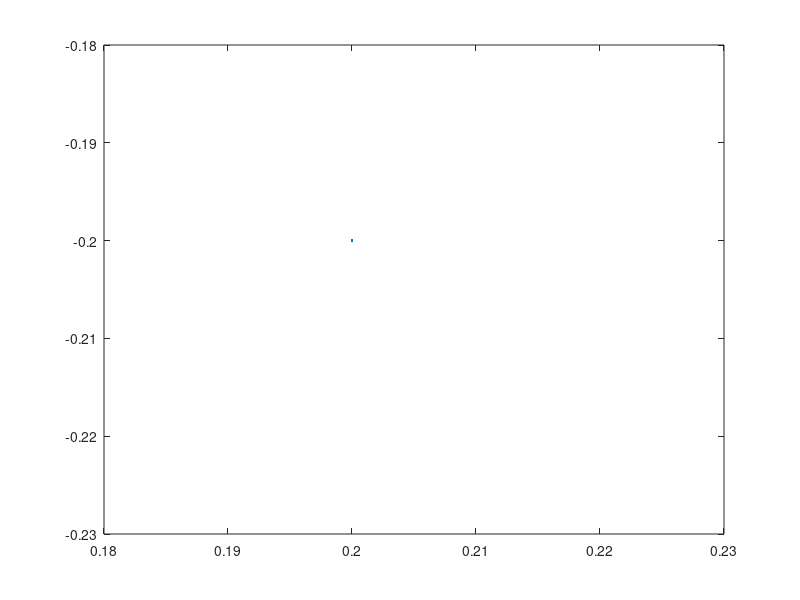

Recreate this plot in MATLAB.
clear all
close all

L = 1;                              % length of computational domain (m)
N = 1024;                            % number of Cartesian grid meshwidths at the finest level of the AMR grid
dx = L/N;                           % Cartesian mesh width (m)
ds = L/(2*N);                       % space between boundary points in straight tube
amp = 0.05;
%%%%%%%%%%%%%%%%%%%%%%%%%%%%%%%%%%%%%%%%%%%%%%%%%%%
%%%%%%%%%%%%%%%%%%%%%%%%%%%%%%%%%%%%%%%%%%%%%%%%%%%
%Parameters for the racetrack

Let = 0.4;                          % Length of elastic tube (m)
Nend = 10;                           % Number of rigid points on each end of elastic section
Lt = Let+2*Nend*ds;                 % Length of straight section with three rigid points on each end

diameter = 0.1;                     % diameter of the tube
R2 = 0.1;                           % radius of inner wall
R1 = R2+diameter;                   % radius of outer wall

Nstraight = 2*ceil(Lt/ds);          % number of points along each straight section
Ncurve = 2*ceil(pi*R1/ds);          % number of points along each curved section
Nrace = Nstraight+2*Ncurve;         % number of points making up the racetrack part
dtheta = pi/(Ncurve/2);             % angle increment for drawing curved edges

mesh_name = 'heart_';               % structure name

centery = 0;                        % y-position of center of curved sections
centerx1 = -0.5*Lt;                 % x-position of center of left curved section
centerx2 = 0.5*Lt;                  % x-position of center of right curved section

%%%%%%%%%%%%%%%%%%%%%%%%%%%%%%%%%%%%%%%%%%%%%%%%%%%%%%%%%%
%%%%%%%%%%%%%%%%%%%%%%%%%%%%%%%%%%%%%%%%%%%%%%%%%%%%%%%%%
% Parameters for the pericardium
Dp = 2*diameter;                    %diameter of the pericardium
Nperi = 2*ceil((Dp-diameter)/ds);  % number of boundary points along the sides of the pericardium
Nperitot = Nperi + Nstraight;       % total number of pericardium points

%%%%%%%%%%%%%%%%%%%%%%%%%%%%%%%%%%%%%%%%%%%%%%%%%%%%%%%%%%
%%%%%%%%%%%%%%%%%%%%%%%%%%%%%%%%%%%%%%%%%%%%%%%%%%%%%%%%%
% Parameters for the actuator
La = 0.04;                          % length of the actuator section
NLa = ceil(La/ds);                  % number of points along each actuator
Ca = 0.25*Lt;                       % center of the actuator section
NCa = ceil(ceil(Nstraight/2)*Ca/Lt); % index of the center point
Na1 = NCa - ceil(NLa/2);            % index of the starting point with respect to the elastic section
Na2 = Na1+NLa-1;                    % index of the ending point with respect to the elastic section

%%%%%%%%%%%%%%%%%%%%%%%%%%%%%%%%%%%%%%%%%%%
%%%%%%%%%%%%%%%%%%%%%%%%%%%%%%%%%%%%%%%%%%%
% parameters for markers
Nmarkersx = 11;                     %number of columns of markers
Nmarkersy = 11;                     %number of markers in each column
Nmarkers=Nmarkersx*Nmarkersy;       %total number of markers
dmx = Let/(Nmarkersx-1);            %space between markers in x-direction
dmy = diameter/(Nmarkersy-1);       %space between markers in y-direction


%%%%%%%%%%%%%%%%%%%%%%%%%%%%%%%%%%%%%%%%%%%
%%%%%%%%%%%%%%%%%%%%%%%%%%%%%%%%%%%%%%%%%%%
% material parameters
kappa_spring = 2.0e0;               % spring constant (Newton)
kappa_beam = 5.0e-1;                 % beam stiffness constant (Newton m^2)
kappa_target = kappa_spring;        % target point penalty spring constant (Newton)


%%%%%%%%%%%%%%%%%%%%%%%%%%%%%%%%%%%%%%%%%%%%%%%%%%%%%%%%%%%%%%%%%%%%%%%%%%%%%%%%
%%%%%%%%%%%%%%%%%%%%%%%%%%%%%%
% Make the elastic section of the tube
% Write out the vertex information

vertex_fid = fopen([mesh_name 'tube_' num2str(N) '.vertex'], 'w');
fprintf(vertex_fid, '%d\n', Nstraight);

%top part
for i=1:ceil(Nstraight/2),
    ytop = centery-R2+amp*sin(i*pi/(Nstraight/2)); %For Free vibration.
%    ytop = centery-R2;
    xtop = -Lt/2+(i-1)*ds;
    fprintf(vertex_fid, '%1.16e %1.16e\n', xtop, ytop);
end

%bottom part
for i=ceil(Nstraight/2)+1:Nstraight,
    ybot = centery-R1-amp*sin(i*pi/(Nstraight/2)); %For Free vibration.
%    ybot = centery-R1;
    xbot = -Lt/2+(i-ceil(Nstraight/2)-1)*ds;
    fprintf(vertex_fid, '%1.16e %1.16e\n', xbot, ybot);
end
fclose(vertex_fid);

%%%%%%%%%%%%%%%%%%%%%%%%%%%%%%%%%%%%%%%%%%%%%%%%%%%%%%%%%%%%%%%%%%%%%%%%%%%%%%%%
%%%%%%%%%%%%%%%%%%%%%%%%%%%%%%
% actuator part
% Write out the vertex information

%top part
vertex_fid = fopen(['actuator_top_' num2str(N) '.vertex'], 'w');
fprintf(vertex_fid, '%d\n', NLa);

for i=Na1:Na2,
    ytop = centery-R2;
    xtop = -Lt/2+i*ds;
    fprintf(vertex_fid, '%1.16e %1.16e\n', xtop, ytop);
end
fclose(vertex_fid);

%bottom part
vertex_fid = fopen(['actuator_bot_' num2str(N) '.vertex'], 'w');
fprintf(vertex_fid, '%d\n', NLa);

for i=Na1:Na2,
    ybot = centery-R1;
    xbot = -Lt/2+i*ds;
    fprintf(vertex_fid, '%1.16e %1.16e\n', xbot, ybot);
end
fclose(vertex_fid);

%%%%%%%%%%%%%%%%%%%%%%%%%%%%%%%%%%%%%%%%%%%%%%%%%%%%%%%%%%%%%%%%%%%%%%%%%%%%%%%%
%%%%%%%%%%%%%%%%%%%%%%%%%%%%%%
% race track part
% Write out the vertex information

vertex_fid = fopen([mesh_name 'race_' num2str(N) '.vertex'], 'w');
fprintf(vertex_fid, '%d\n', Nrace);

%right curved part of racetrack
for i=1:ceil(Ncurve/2),
    theta = (i-1)*dtheta-pi/2;
    yin = centery+R2*sin(theta);
    xin = Lt/2+R2*cos(theta);
    fprintf(vertex_fid, '%1.16e %1.16e\n', xin, yin);
end

for i=ceil(Ncurve/2)+1:Ncurve,
    theta=(i-Ncurve/2-1)*dtheta-pi/2;
    yout = centery+R1*sin(theta);
    xout = Lt/2+R1*cos(theta);
    fprintf(vertex_fid, '%1.16e %1.16e\n', xout, yout);
end

%straight section on the top
for i = Ncurve+1:Ncurve+ceil(Nstraight/2),
    yin = centery+R2;
    xin = centerx2-(i-Ncurve-1)*ds;
    fprintf(vertex_fid, '%1.16e %1.16e\n', xin, yin);
end

for i = Ncurve+ceil(Nstraight/2)+1:Ncurve+Nstraight,
    yout = centery+R1;
    xout = centerx2-(i-Ncurve-ceil(Nstraight/2)-1)*ds;
    fprintf(vertex_fid, '%1.16e %1.16e\n', xout, yout);
end

%left curved part of racetrack
for i = Ncurve+Nstraight+1:Ncurve+Nstraight+ceil(Ncurve/2),
    theta = pi/2+(i-Ncurve-Nstraight-1)*dtheta;
    yin = centery+R2*sin(theta);
    xin = centerx1+R2*cos(theta);
    fprintf(vertex_fid, '%1.16e %1.16e\n', xin, yin);
end

for i = Ncurve+Nstraight+ceil(Ncurve/2)+1:2*Ncurve+Nstraight,
    theta = pi/2+(i-Ncurve-Nstraight-ceil(Ncurve/2)-1)*dtheta;
    yout = centery+R1*sin(theta);
    xout = centerx1+R1*cos(theta);
    fprintf(vertex_fid, '%1.16e %1.16e\n', xout, yout);
end
fclose(vertex_fid);



%%%%%%%%%%%%%%%%%%%%%%%%%%%%%%%%%%%%%%%%%%%%%%%%%%%%%%%%%%%%%%%%%%%%%%%%%%%%%%%%
%%%%%%%%%%%%%%%%%%%%%%%%%%%%%%
% Make markers as vertices with no material properties

vertex_fid = fopen(['markers_' num2str(N) '.vertex'], 'w');
fprintf(vertex_fid, '%d\n', Nmarkers);

%top part
for i=0:Nmarkersx-1,
    for j=0:Nmarkersy-1,
        y = centery-R2-j*dmy;
        x = -Let/2+i*dmx;
    fprintf(vertex_fid, '%1.16e %1.16e\n', x, y);
    plot(x,y)
    end
end
fclose(vertex_fid);


%%%%%%%%%%%%%%%%%%%%%%%%%%%%%%%%%%%%%%%%%%%%%%%%%%%%%%%%%%%%%%%%%%%%%%%%%%%%%%%%
%%%%%%%%%%%%%%%%%%%%%%%%%%%%%%%%%%%%%%%%%%%%%%%%%%%%%%%%%%%%%%%%%%%%%%%%
% Pericardium
% Write out the vertex information

vertex_fid = fopen([mesh_name 'peri_' num2str(N) '.vertex'], 'w');
fprintf(vertex_fid, '%d\n', Nperitot);

% make the top and bottom of the pericardium
for i=1:ceil(Nstraight/2),
    ytop = centery-(R2-(Dp-diameter)/2);
    xtop = -Lt/2+(i-1)*ds;
    fprintf(vertex_fid, '%1.16e %1.16e\n', xtop, ytop);
end

for i=ceil(Nstraight/2)+1:Nstraight,
    ybot = centery-R1-(Dp-diameter)/2;
    xbot = -Lt/2+(i-ceil(Nstraight/2)-1)*ds;
    fprintf(vertex_fid, '%1.16e %1.16e\n', xbot, ybot);
end

% make the four side pieces
for i=Nstraight+1:Nstraight+ceil(Nperi/4),
    y = centery-(R1+(Dp-diameter)/2)+(i-Nstraight-1)*ds;
    x = -Lt/2;
    fprintf(vertex_fid, '%1.16e %1.16e\n', x, y);
end

for i=Nstraight+ceil(Nperi/4)+1:Nstraight+ceil(Nperi/2),
    y = centery-R2+(i-Nstraight-ceil(Nperi/4)-1)*ds;
    x = -Lt/2;
    fprintf(vertex_fid, '%1.16e %1.16e\n', x, y);
end

for i=Nstraight+ceil(Nperi/2)+1:Nstraight+ceil(3*Nperi/4),
    y = centery-(R1+(Dp-diameter)/2)+(i-Nstraight-ceil(Nperi/2)-1)*ds;
    x = Lt/2;
    fprintf(vertex_fid, '%1.16e %1.16e\n', x, y);
end

for i=Nstraight+ceil(3*Nperi/4)+1:Nperitot,
    y = centery-R2+(i-Nstraight-ceil(3*Nperi/4)-1)*ds;
    x = Lt/2;
    fprintf(vertex_fid, '%1.16e %1.16e\n', x, y);
end
fclose(vertex_fid);

%%%%%%%%%%%%%%%%%%%%%%%%%%%%%%%%%%%%%%%%%%%%%%%%%%%%%%%%%%%%%%%%%%%%%%%%%%%%%%%%
%%%%%%%%%%%%%%%%%%%%%%%%%%%%%%%%%%%%%%%%%%%%%%%%%%%%%%%%%%%%%%%%%%%%%%%%%%%%%%%%
% Write out the spring information for the elastic section

spring_fid = fopen([mesh_name 'tube_' num2str(N) '.spring'], 'w');
fprintf(spring_fid, '%d\n', Nstraight-2);

%elastic part of tube
for i = 0:ceil(Nstraight/2)-2,
    fprintf(spring_fid, '%d %d %1.16e %1.16e\n', i, i+1, kappa_spring*ds/(ds^2), ds);
end

for i = ceil(Nstraight/2):Nstraight-2,
    fprintf(spring_fid, '%d %d %1.16e %1.16e\n', i, i+1, kappa_spring*ds/(ds^2), ds);
end

fclose(spring_fid);
%
% %%%%%%%%%%%%%%%%%%%%%%%%%%%%%%%%%%%%%%%%%%%%%%%%%%%%%%%%%%%%%%%%%%%%%%%%%%%%%%%%
% %%%%%%%%%%%%%%%%%%%%%%%%%%%%%%%%%%%%%%%%%%%%%%%%%%%%%%%%%%%%%%%%%%%%%%%%%%%%%%%%

% % Write out the beam information for the elastic section

beam_fid = fopen([mesh_name 'tube_' num2str(N) '.beam'], 'w');
fprintf(beam_fid, '%d\n', Nstraight-4);

%elastic part of tube
for i = 0:ceil(Nstraight/2)-3,
    fprintf(beam_fid, '%d %d %d %1.16e\n', i, i+1, i+2, kappa_beam*ds/(ds^4));
end

for i = ceil(Nstraight/2):Nstraight-3,
    fprintf(beam_fid, '%d %d %d %1.16e\n', i, i+1, i+2, kappa_beam*ds/(ds^4));
end
fclose(beam_fid);

%%%%%%%%%%%%%%%%%%%%%%%%%%%%%%%%%%%%%%%%%%%%%%%%%%%%%%%%%%%%%%%%%%%%%%%%%%%%%%%%
%%%%%%%%%%%%%%%%%%%%%%%%%%%%%%%%%%%%%%%%%%%%%%%%%%%%%%%%%%%%%%%%%%%%%%%%%%%%%%%%

% Write out the target point information for the ends of the elastic tube
target_fid = fopen([mesh_name 'tube_' num2str(N) '.target'], 'w');

fprintf(target_fid, '%d\n', 4*Nend);

for i = 0:Nend-1,
    fprintf(target_fid, '%d %1.16e\n', i, kappa_target*ds/(ds^2));
end

for i = ceil(Nstraight/2)-Nend:ceil(Nstraight/2)-1,
    fprintf(target_fid, '%d %1.16e\n', i, kappa_target*ds/(ds^2));
end

for i = ceil(Nstraight/2):ceil(Nstraight/2)+Nend-1,
    fprintf(target_fid, '%d %1.16e\n', i, kappa_target*ds/(ds^2));
end

for i = Nstraight-Nend:Nstraight-1,
    fprintf(target_fid, '%d %1.16e\n', i, kappa_target*ds/(ds^2));
end

fclose(target_fid);

%%%%%%%%%%%%%%%%%%%%%%%%%%%%%%%%%%%%%%%%%%%%%%%%%%%%%%%%%%%%%%%%%%%%%%%%%%%%%%%%
% Write out the target point information for the actuator

%top actuator
target_fid = fopen(['actuator_top_' num2str(N) '.target'], 'w');
fprintf(target_fid, '%d\n', NLa);

for i = 0:NLa-1,
    fprintf(target_fid, '%d %1.16e\n', i, kappa_target*ds/(ds^2));
end

fclose(target_fid);

%bottom actuator
target_fid = fopen(['actuator_bot_' num2str(N) '.target'], 'w');
fprintf(target_fid, '%d\n', NLa);

for i = 0:NLa-1,
    fprintf(target_fid, '%d %1.16e\n', i, kappa_target*ds/(ds^2));
end

fclose(target_fid);

%%%%%%%%%%%%%%%%%%%%%%%%%%%%%%%%%%%%%%%%%%%%%%%%%%%%%%%%%%%%%%%%%%%%%%%%%%%%%%%%
% Write out the target point information for the racetrack
target_fid = fopen([mesh_name 'race_' num2str(N) '.target'], 'w');

fprintf(target_fid, '%d\n', Nrace);

for i = 0:Nrace-1,
    fprintf(target_fid, '%d %1.16e\n', i, kappa_target*ds/(ds^2));
end

fclose(target_fid);

%%%%%%%%%%%%%%%%%%%%%%%%%%%%%%%%%%%%%%%%%%%%%%%%%%%%%%%%%%%%%%%%%%%%%%%%%%%%%%%%
% Write out the target point information for the pericardium
target_fid = fopen([mesh_name 'peri_' num2str(N) '.target'], 'w');

fprintf(target_fid, '%d\n', Nperitot);

for i = 0:Nperitot-1,
    fprintf(target_fid, '%d %1.16e\n', i, kappa_target*ds/(ds^2));
end

fclose(target_fid);

%%%%%%%%%%%%%%%%%%%%%%%%%%%%%%%%%%%%%%%%%%%%%%%%%%%%%%%%%%%%%%%%%%%%%%%%%%%%%%%%
